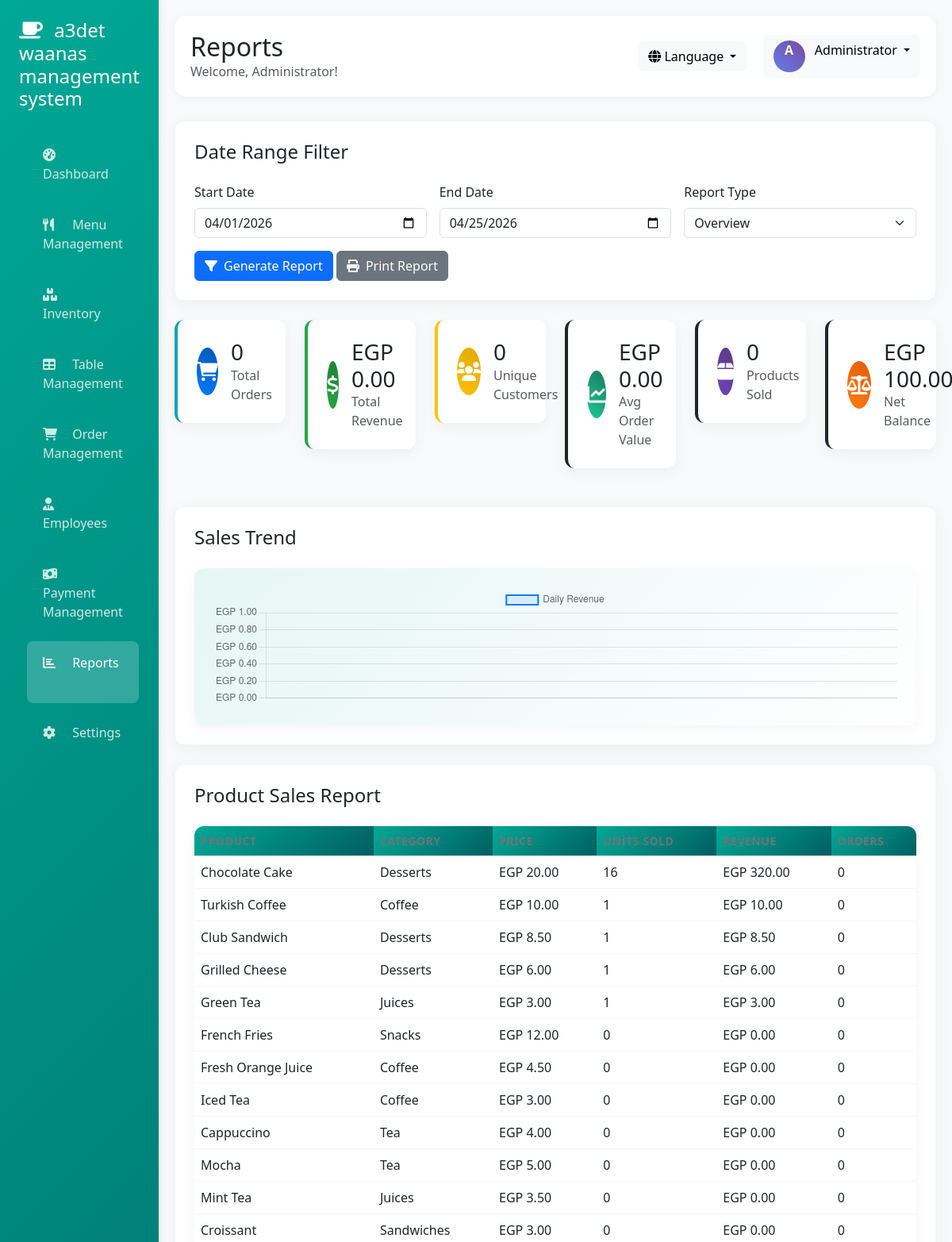
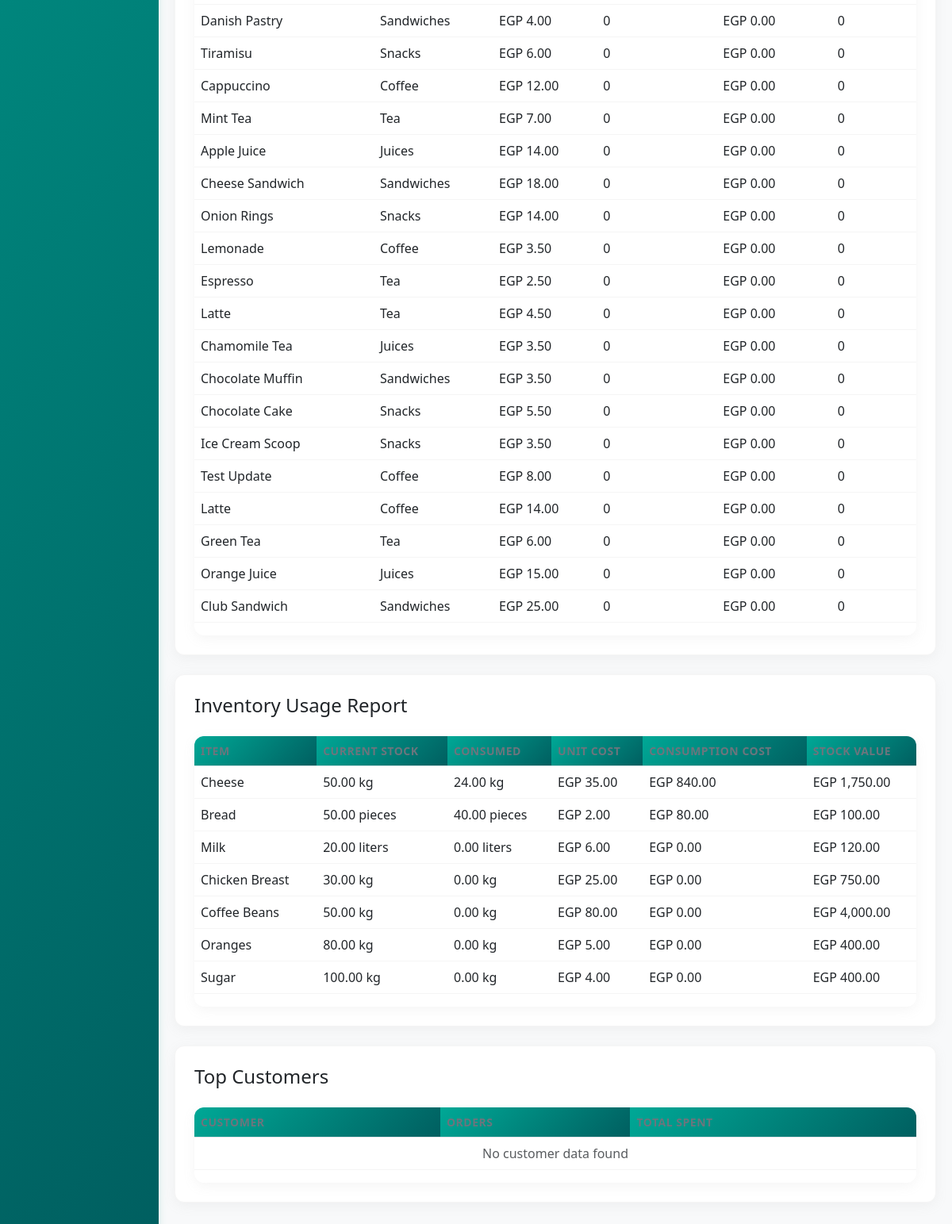
Screenshot of /admin/reports.php (signed in) with the database file from the repository (2 pictures, top to bottom).
### tables this page shows
CREATE TABLE IF NOT EXISTS `menu_items` (
  `id` int NOT NULL AUTO_INCREMENT,
  `category_id` int DEFAULT NULL,
  `name` varchar(100) NOT NULL,
  `name_ar` varchar(100) NOT NULL,
  `description` text,
  `description_ar` text,
  `price` decimal(10,2) NOT NULL,
  `cost_price` decimal(10,2) DEFAULT NULL,
  `image_url` varchar(255) DEFAULT NULL,
  `ingredients` text,
  `allergens` text,
  `status` enum('active','inactive') DEFAULT 'active',
  `preparation_time` int DEFAULT '0',
  `created_at` timestamp NULL DEFAULT CURRENT_TIMESTAMP,
  `updated_at` timestamp NULL DEFAULT CURRENT_TIMESTAMP ON UPDATE CURRENT_TIMESTAMP,
  PRIMARY KEY (`id`),
  KEY `idx_menu_items_category` (`category_id`)
);

CREATE TABLE IF NOT EXISTS `categories` (
  `id` int NOT NULL AUTO_INCREMENT,
  `name` varchar(100) NOT NULL,
  `name_ar` varchar(100) NOT NULL,
  `description` text,
  `description_ar` text,
  `image_url` varchar(255) DEFAULT NULL,
  `status` enum('active','inactive') DEFAULT 'active',
  `created_at` timestamp NULL DEFAULT CURRENT_TIMESTAMP,
  `updated_at` timestamp NULL DEFAULT CURRENT_TIMESTAMP ON UPDATE CURRENT_TIMESTAMP,
  PRIMARY KEY (`id`)
);

CREATE TABLE IF NOT EXISTS `inventory` (
  `id` int NOT NULL AUTO_INCREMENT,
  `item_name` varchar(100) NOT NULL,
  `item_name_ar` varchar(100) NOT NULL,
  `description` text,
  `current_stock` decimal(10,2) NOT NULL,
  `unit` varchar(20) NOT NULL,
  `minimum_stock` decimal(10,2) DEFAULT '0.00',
  `unit_cost` decimal(10,2) DEFAULT NULL,
  `supplier` varchar(100) DEFAULT NULL,
  `last_restocked` date DEFAULT NULL,
  `status` enum('active','inactive') DEFAULT 'active',
  `created_at` timestamp NULL DEFAULT CURRENT_TIMESTAMP,
  `updated_at` timestamp NULL DEFAULT CURRENT_TIMESTAMP ON UPDATE CURRENT_TIMESTAMP,
  PRIMARY KEY (`id`)
);

### admin/reports.php (the view, shortened to what the rows shown need)
<?php
require_once '../config/database.php';
$lang_file = __DIR__ . '/../languages/' . $_SESSION['lang'] . '.php';
if (file_exists($lang_file)) {
    $lang = require $lang_file;
} else {
    $lang = require __DIR__ . '/../languages/en.php';
}
$is_arabic = $_SESSION['lang'] === 'ar';
if (!isset($lang['sales_report'])) $lang['sales_report'] = $is_arabic ? 'تقرير المبيعات' : 'Sales Report';
if (!isset($lang['inventory_report'])) $lang['inventory_report'] = $is_arabic ? 'تقرير المخزون' : 'Inventory Report';
if (!isset($lang['date_range'])) $lang['date_range'] = $is_arabic ? 'نطاق التاريخ' : 'Date Range';
if (!isset($lang['product_name'])) $lang['product_name'] = $is_arabic ? 'اسم المنتج' : 'Product Name';
if (!isset($lang['total_sold'])) $lang['total_sold'] = $is_arabic ? 'إجمالي المباع' : 'Total Sold';
if (!isset($lang['order_count'])) $lang['order_count'] = $is_arabic ? 'عدد الطلبات' : 'Order Count';
$start_date = $_GET['start_date'] ?? date('Y-m-01');
$end_date = $_GET['end_date'] ?? date('Y-m-d');
$product_sales_sql = "
    SELECT
        mi.id,
        mi.name,
        mi.name_ar,
        mi.price,
        c.name as category_name,
        c.name_ar as category_name_ar,
        COALESCE(SUM(oi.quantity), 0) as total_sold,
        COALESCE(SUM(oi.quantity * oi.unit_price), 0) as total_revenue,
        COALESCE(COUNT(DISTINCT o.id), 0) as order_count
    FROM menu_items mi
    LEFT JOIN categories c ON mi.category_id = c.id
    LEFT JOIN order_items oi ON mi.id = oi.menu_item_id
    LEFT JOIN orders o ON oi.order_id = o.id
        AND o.status = 'completed'
        AND DATE(o.created_at) BETWEEN '$start_date' AND '$end_date'
    WHERE mi.status = 'active'
    GROUP BY mi.id, mi.name, mi.name_ar, mi.price, c.name, c.name_ar
    ORDER BY total_revenue DESC
";
$product_sales_result = $conn->query($product_sales_sql);
$inventory_usage_sql = "
    SELECT
        i.id,
        i.item_name,
        i.item_name_ar,
        i.current_stock,
        i.unit,
        i.unit_cost,
        COALESCE(dci.consumed_quantity, 0) as total_consumed,
        COALESCE(dci.total_cost, 0) as total_consumption_cost,
        (i.current_stock * i.unit_cost) as current_stock_value
    FROM inventory i
    LEFT JOIN (
        SELECT
            inventory_id,
            SUM(consumed_quantity) as consumed_quantity,
            SUM(total_cost) as total_cost
        FROM daily_closing_inventory
        WHERE closing_date BETWEEN '$start_date' AND '$end_date'
        GROUP BY inventory_id
    ) dci ON i.id = dci.inventory_id
    WHERE i.status = 'active'
    ORDER BY total_consumption_cost DESC
";
$inventory_usage_result = $conn->query($inventory_usage_sql);
$daily_sales_sql = "
    SELECT
        DATE(created_at) as sale_date,
        COUNT(*) as order_count,
        COALESCE(SUM(total_amount), 0) as daily_revenue
    FROM orders
    WHERE status = 'completed'
        AND DATE(created_at) BETWEEN '$start_date' AND '$end_date'
    GROUP BY DATE(created_at)
    ORDER BY sale_date ASC
";
$daily_sales_result = $conn->query($daily_sales_sql);
?>
<!DOCTYPE html>
<html lang="<?php echo $_SESSION['lang']; ?>" dir="<?php echo $_SESSION['lang'] == 'ar' ? 'rtl' : 'ltr'; ?>">
<head>
    <link href="https://cdn.jsdelivr.net/npm/bootstrap@5.3.0/dist/css/bootstrap.min.css" rel="stylesheet">
    <link href="https://cdnjs.cloudflare.com/ajax/libs/font-awesome/6.0.0/css/all.min.css" rel="stylesheet">
    <link href="../assets/css/color-palette.css" rel="stylesheet">
</head>
<body>
    <div class="container-fluid">
        <div class="row">
            <div class="col-md-9 col-lg-10 main-content">
                <div class="header">
                    <div class="row align-items-center">
                        <div class="col-md-6">
                            <h2 class="mb-0"><?php echo $lang['reports']; ?></h2>
                        </div>
                    </div>
                </div>
                <div class="report-section">
                    <div class="table-responsive">
                        <table class="table table-hover">
                            <thead>
                                <tr>
                                    <th>Product</th>
                                    <th>Category</th>
                                    <th>Price</th>
                                    <th>Units Sold</th>
                                    <th>Revenue</th>
                                    <th>Orders</th>
                                </tr>
                            </thead>
                            <tbody>
                                <?php if ($product_sales_result->num_rows > 0): ?>
                                    <?php while ($product = $product_sales_result->fetch_assoc()): ?>
                                        <tr>
                                            <td><?php echo $product['name'] ?? $product['name_ar']; ?></td>
                                            <td><?php echo $product['category_name'] ?? $product['category_name_ar']; ?></td>
                                            <td><?php echo $lang['currency_symbol'] ?? 'EGP'; ?> <?php echo number_format($product['price'], 2); ?></td>
                                            <td><?php echo $product['total_sold']; ?></td>
                                            <td><?php echo $lang['currency_symbol'] ?? 'EGP'; ?> <?php echo number_format($product['total_revenue'], 2); ?></td>
                                            <td><?php echo $product['order_count']; ?></td>
                                        </tr>
                                    <?php endwhile; ?>
                                <?php else: ?>
                                    <tr>
                                        <td colspan="6" class="text-center text-muted">No sales data found</td>
                                    </tr>
                                <?php endif; ?>
                            </tbody>
                        </table>
                    </div>
                </div>
                <div class="report-section">
                    <div class="table-responsive">
                        <table class="table table-hover">
                            <thead>
                                <tr>
                                    <th>Item</th>
                                    <th>Current Stock</th>
                                    <th>Consumed</th>
                                    <th>Unit Cost</th>
                                    <th>Consumption Cost</th>
                                    <th>Stock Value</th>
                                </tr>
                            </thead>
                            <tbody>
                                <?php if ($inventory_usage_result->num_rows > 0): ?>
                                    <?php while ($item = $inventory_usage_result->fetch_assoc()): ?>
                                        <tr>
                                            <td><?php echo $item['item_name'] ?? $item['item_name_ar']; ?></td>
                                            <td><?php echo $item['current_stock']; ?> <?php echo $item['unit']; ?></td>
                                            <td><?php echo $item['total_consumed']; ?> <?php echo $item['unit']; ?></td>
                                            <td><?php echo $lang['currency_symbol'] ?? 'EGP'; ?> <?php echo number_format($item['unit_cost'], 2); ?></td>
                                            <td><?php echo $lang['currency_symbol'] ?? 'EGP'; ?> <?php echo number_format($item['total_consumption_cost'], 2); ?></td>
                                            <td><?php echo $lang['currency_symbol'] ?? 'EGP'; ?> <?php echo number_format($item['current_stock_value'], 2); ?></td>
                                        </tr>
                                    <?php endwhile; ?>
                                <?php else: ?>
                                    <tr>
                                        <td colspan="6" class="text-center text-muted">No inventory data found</td>
                                    </tr>
                                <?php endif; ?>
                            </tbody>
                        </table>
                    </div>
                </div>
                <div class="report-section">
                    <div class="table-responsive">
                        <table class="table table-hover">
                            <thead>
                                <tr>
                                    <th>Customer</th>
                                    <th>Orders</th>
                                    <th>Total Spent</th>
                                </tr>
                            </thead>
                        </table>
                    </div>
                </div>
            </div>
        </div>
    </div>
    <script>
        // Sales Trend Chart
        const salesCtx = document.getElementById('salesChart').getContext('2d');
        const salesLabels = <?php
            $labels = [];
            $revenues = [];
            while ($row = $daily_sales_result->fetch_assoc()) {
                $labels[] = date('M d', strtotime($row['sale_date']));
                $revenues[] = $row['daily_revenue'];
            }
            echo json_encode($labels);
        ?>;
        const salesData = <?php echo json_encode($revenues); ?>;
        new Chart(salesCtx, {
            type: 'line',
            data: {
                labels: salesLabels,
                datasets: [{
                    label: 'Daily Revenue',
                    data: salesData,
                    borderColor: '#007bff',
                    backgroundColor: 'rgba(0, 123, 255, 0.1)',
                    borderWidth: 2,
                    tension: 0.4,
                    fill: true
                }]
            },
            options: {
                responsive: true,
                maintainAspectRatio: false,
                plugins: {
                    legend: {
                        display: true,
                        position: 'top'
                    }
                },
                scales: {
                    y: {
                        beginAtZero: true,
                        ticks: {
                            callback: function(value) {
                                return '<?php echo $lang['currency_symbol'] ?? 'EGP'; ?> ' + value.toFixed(2);
                            }
                        }
                    }
                }
            }
        });
    </script>
</body>
</html>

### rows the page displays
menu_items: name "Chocolate Cake", category.name "Desserts", price "20.00", total_sold "16", total_revenue "320.00", order_count "0"
menu_items: name "Turkish Coffee", category.name "Coffee", price "10.00", total_sold "1", total_revenue "10.00", order_count "0"
menu_items: name "Club Sandwich", category.name "Desserts", price "8.50", total_sold "1", total_revenue "8.50", order_count "0"
menu_items: name "Grilled Cheese", category.name "Desserts", price "6.00", total_sold "1", total_revenue "6.00", order_count "0"
menu_items: name "Green Tea", category.name "Juices", price "3.00", total_sold "1", total_revenue "3.00", order_count "0"
menu_items: name "French Fries", category.name "Snacks", price "12.00", total_sold "0", total_revenue "0.00", order_count "0"
menu_items: name "Fresh Orange Juice", category.name "Coffee", price "4.50", total_sold "0", total_revenue "0.00", order_count "0"
menu_items: name "Iced Tea", category.name "Coffee", price "3.00", total_sold "0", total_revenue "0.00", order_count "0"
menu_items: name "Cappuccino", category.name "Tea", price "4.00", total_sold "0", total_revenue "0.00", order_count "0"
menu_items: name "Mocha", category.name "Tea", price "5.00", total_sold "0", total_revenue "0.00", order_count "0"
menu_items: name "Mint Tea", category.name "Juices", price "3.50", total_sold "0", total_revenue "0.00", order_count "0"
menu_items: name "Croissant", category.name "Sandwiches", price "3.00", total_sold "0", total_revenue "0.00", order_count "0"
menu_items: name "Danish Pastry", category.name "Sandwiches", price "4.00", total_sold "0", total_revenue "0.00", order_count "0"
menu_items: name "Tiramisu", category.name "Snacks", price "6.00", total_sold "0", total_revenue "0.00", order_count "0"
menu_items: name "Cappuccino", category.name "Coffee", price "12.00", total_sold "0", total_revenue "0.00", order_count "0"
menu_items: name "Mint Tea", category.name "Tea", price "7.00", total_sold "0", total_revenue "0.00", order_count "0"
menu_items: name "Apple Juice", category.name "Juices", price "14.00", total_sold "0", total_revenue "0.00", order_count "0"
menu_items: name "Cheese Sandwich", category.name "Sandwiches", price "18.00", total_sold "0", total_revenue "0.00", order_count "0"
menu_items: name "Onion Rings", category.name "Snacks", price "14.00", total_sold "0", total_revenue "0.00", order_count "0"
menu_items: name "Lemonade", category.name "Coffee", price "3.50", total_sold "0", total_revenue "0.00", order_count "0"
menu_items: name "Espresso", category.name "Tea", price "2.50", total_sold "0", total_revenue "0.00", order_count "0"
menu_items: name "Latte", category.name "Tea", price "4.50", total_sold "0", total_revenue "0.00", order_count "0"
menu_items: name "Chamomile Tea", category.name "Juices", price "3.50", total_sold "0", total_revenue "0.00", order_count "0"
menu_items: name "Chocolate Muffin", category.name "Sandwiches", price "3.50", total_sold "0", total_revenue "0.00", order_count "0"
menu_items: name "Chocolate Cake", category.name "Snacks", price "5.50", total_sold "0", total_revenue "0.00", order_count "0"
menu_items: name "Ice Cream Scoop", category.name "Snacks", price "3.50", total_sold "0", total_revenue "0.00", order_count "0"
menu_items: name "Test Update", category.name "Coffee", price "8.00", total_sold "0", total_revenue "0.00", order_count "0"
menu_items: name "Latte", category.name "Coffee", price "14.00", total_sold "0", total_revenue "0.00", order_count "0"
menu_items: name "Green Tea", category.name "Tea", price "6.00", total_sold "0", total_revenue "0.00", order_count "0"
menu_items: name "Orange Juice", category.name "Juices", price "15.00", total_sold "0", total_revenue "0.00", order_count "0"
menu_items: name "Club Sandwich", category.name "Sandwiches", price "25.00", total_sold "0", total_revenue "0.00", order_count "0"
inventory: item_name "Cheese", current_stock "50.00", unit "kg", total_consumed "24.00", unit_cost "35.00", total_consumption_cost "840.00", current_stock_value "1,750.00"
inventory: item_name "Bread", current_stock "50.00", unit "pieces", total_consumed "40.00", unit_cost "2.00", total_consumption_cost "80.00", current_stock_value "100.00"
inventory: item_name "Milk", current_stock "20.00", unit "liters", total_consumed "0.00", unit_cost "6.00", total_consumption_cost "0.00", current_stock_value "120.00"
inventory: item_name "Chicken Breast", current_stock "30.00", unit "kg", total_consumed "0.00", unit_cost "25.00", total_consumption_cost "0.00", current_stock_value "750.00"
inventory: item_name "Coffee Beans", current_stock "50.00", unit "kg", total_consumed "0.00", unit_cost "80.00", total_consumption_cost "0.00", current_stock_value "4,000.00"
inventory: item_name "Oranges", current_stock "80.00", unit "kg", total_consumed "0.00", unit_cost "5.00", total_consumption_cost "0.00", current_stock_value "400.00"
inventory: item_name "Sugar", current_stock "100.00", unit "kg", total_consumed "0.00", unit_cost "4.00", total_consumption_cost "0.00", current_stock_value "400.00"

### other values shown
$lang['login_title'] "a3det waanas management system"
$lang['dashboard'] "Dashboard"
$lang['menu_management_nav'] "Menu Management"
$lang['inventory_nav'] "Inventory"
$lang['table_management_nav'] "Table Management"
$lang['order_management_nav'] "Order Management"
$lang['employees'] "Employees"
$lang['payment_management_nav'] "Payment Management"
$lang['reports'] "Reports"
$lang['settings'] "Settings"
$lang['welcome'] "Welcome"
$_SESSION['full_name'] "Administrator"
$lang['language'] "Language"
substr($_SESSION['full_name'] ?? $_SESSION['username'] ?? 'U', 0, 1) "A"
$stats['total_orders'] "0"
